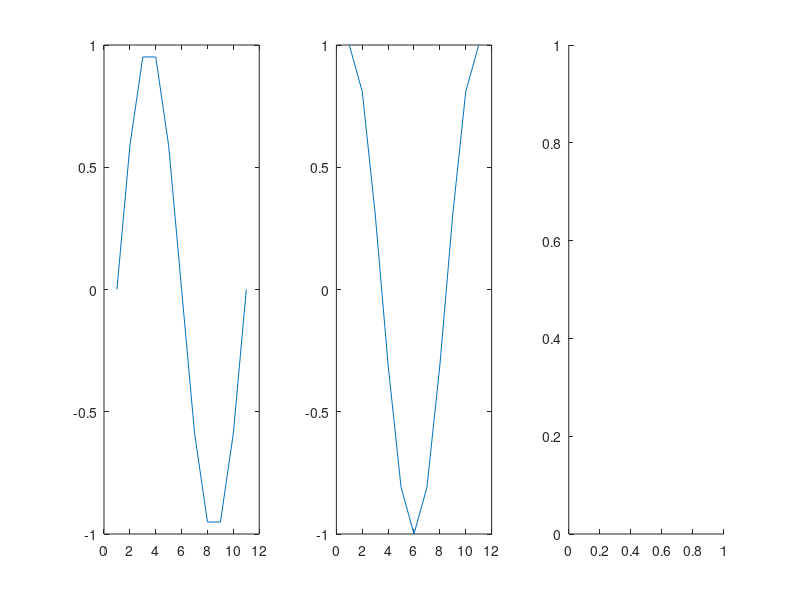

Source code (MATLAB): (Note: this script raises an error after producing the figure.)
t=0:0.1:1
x=sin(2*pi*t)
y=cos(2*pi*t)
z=x+y
subplot(1,3,1)
plot(x)
subplot(1,3,2)
plot(y)
subplot(1,3,3)
imshow("/home/rguktrkvalley/Pictures/rgbcolorss.jpg")